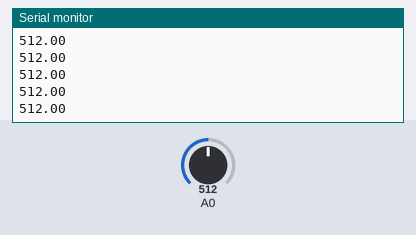
This sketch was run on a simulated Arduino Uno, built with avr-gcc and run on an emulated ATmega328P. On the bench: the last lines printed to the serial monitor. Inputs (shaded band) come from the test bench; at power-on: A0 = 512.

Above: at 1.2 s.
1.3 s: A0 set to 716
At 1.9 s:
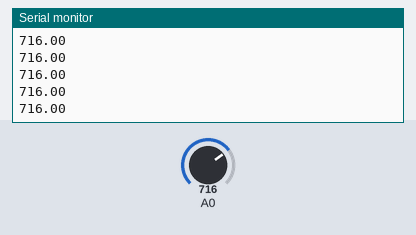
2.8 s: A0 set to 900
At 3.6 s:
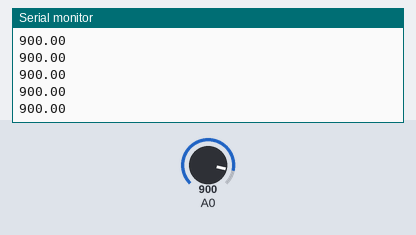
Timing chart, 0 to 5.8 s (numbered marks = the images above; inputs shaded):
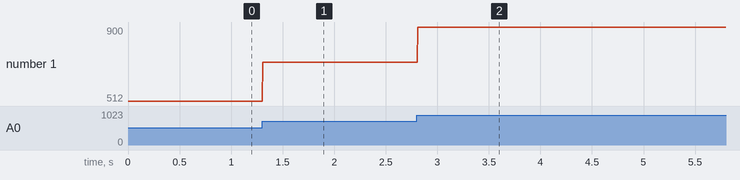

Measured:
- after the input at 1.3 s, the serial monitor: prints a new line at once (image 1)
- after the input at 2.8 s, the serial monitor: prints a new line at once (image 2)
- plotted number 1: 512 → 716 after the input at 1.3 s, 716 → 900 after the input at 2.8 s

The sketch:

sketch_mar15c.ino
```cpp
#include <math.h>

void setup() {
  Serial.begin(9600);
  //Serial.println("Minute\tTemperature");
}

void loop() {
  float v = analogRead(A0);
  Serial.flush();
  Serial.println(v);
  //delay(100);
}
```
